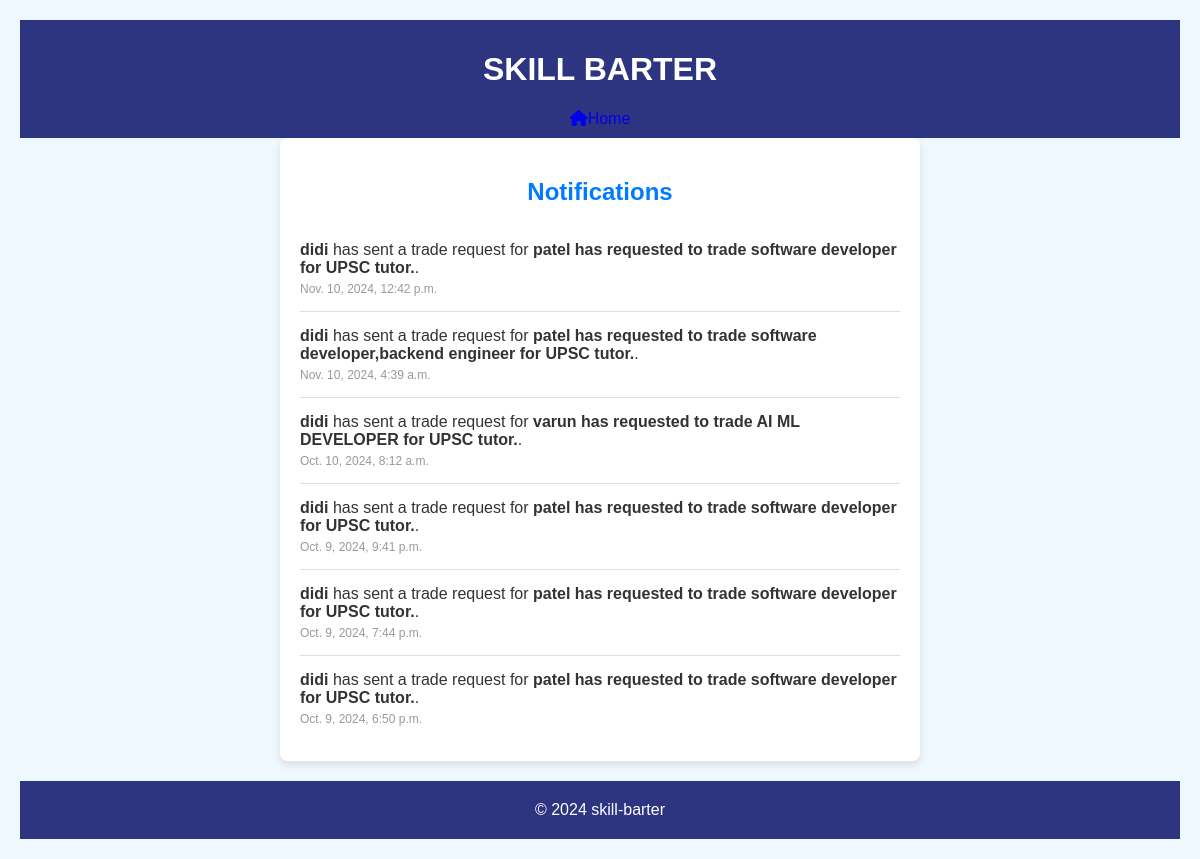
Screenshot of /accounts/notifications/ (signed in) with the database file from the repository.
### accounts/models.py (models this page shows, shortened)
class Notification(models.Model):
    user = models.ForeignKey(User, on_delete=models.CASCADE)
    message = models.CharField(max_length=255)
    is_viewed = models.BooleanField(default=False)
    created_at = models.DateTimeField(auto_now_add=True)

### accounts/views.py (the view)
# urls.py: path('notifications/', views.notification_list, name='notification_list'),
@login_required
def notification_list(request):
    notifications = Notification.objects.filter(user=request.user).order_by('-created_at')
    for notification in notifications:
        notification.is_viewed = True
        notification.save()
    return render(request, 'accounts/notifications.html', {'notifications': notifications})

### accounts/templates/accounts/notifications.html (shortened to what this page needs)
{% extends "base_profile.html" %}
{% block content %}
<div class="notification-container">
    <h2>Notifications</h2>
    {% for notification in notifications %}
        <div class="notification">
            <span class="notification-message">
                <span class="bold">{{ notification.user.username }}</span> has sent a trade request for
                <span class="bold">{{ notification.message }}</span>.
            </span>
            <div class="notification-time">{{ notification.created_at }}</div>
        </div>
    {% empty %}
        <div>No notifications.</div>
    {% endfor %}
</div>
{% endblock %}

### accounts/static/css/style.css (style rules this page uses)
body { font-family: Arial, sans-serif; margin: 0; padding: 0; background-color: #f4f4f4; }

### accounts/templates/accounts/notifications.html (style rules this page uses)
body { font-family: 'Arial', sans-serif; background-color: #f0f8ff; padding: 20px; }
.notification-container { max-width: 600px; margin: auto; padding: 20px; background-color: #ffffff; border-radius: 8px; box-shadow: 0 4px 8px rgba(0, 0, 0, 0.1); }
h2 { color: #007BFF; text-align: center; }
.notification { border-bottom: 1px solid #ddd; padding: 15px 0; }
.notification:last-child { border-bottom: none; }
.notification-message { font-size: 16px; color: #333; }
.notification-time { font-size: 12px; color: #999; margin-top: 5px; }
.bold { font-weight: bold; }

### rows the page displays
Notification: user.username "didi", message "patel has requested to trade software developer for UPSC tutor.", created_at "Nov. 10, 2024, 12:42 p.m."
Notification: user.username "didi", message "patel has requested to trade software developer,backend engineer for UPSC tutor.", created_at "Nov. 10, 2024, 4:39 a.m."
Notification: user.username "didi", message "varun has requested to trade AI ML DEVELOPER for UPSC tutor.", created_at "Oct. 10, 2024, 8:12 a.m."
Notification: user.username "didi", message "patel has requested to trade software developer for UPSC tutor.", created_at "Oct. 9, 2024, 9:41 p.m."
Notification: user.username "didi", message "patel has requested to trade software developer for UPSC tutor.", created_at "Oct. 9, 2024, 7:44 p.m."
Notification: user.username "didi", message "patel has requested to trade software developer for UPSC tutor.", created_at "Oct. 9, 2024, 6:50 p.m."
